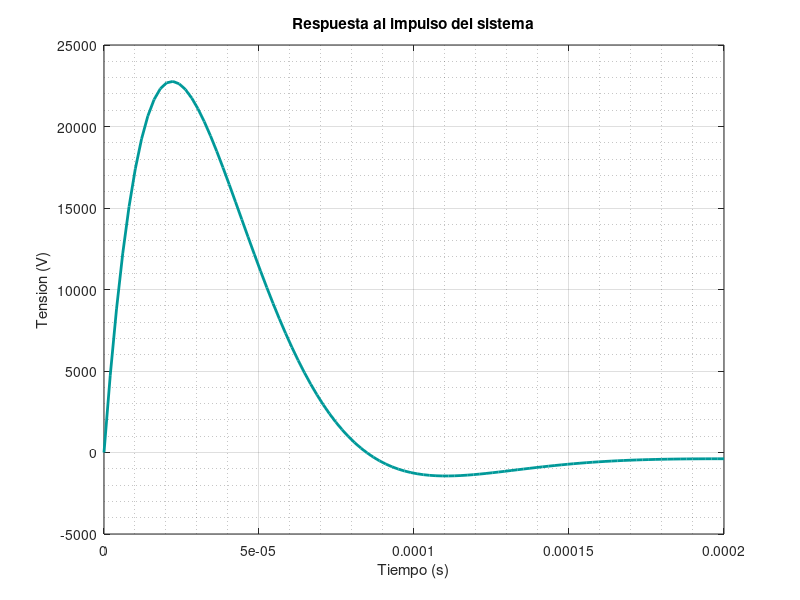

This figure's MATLAB source: (Note: this script raises an error after producing the figure.)

xcyan = (1/255)*[0,153,153];
dblue = (1/255)*[0,0,51];

t = linspace(0,0.0002);
%IMPULSO
y = exp(-35544.0*t).* ( cos(35544.0*t).*(447.4) + sin(35544.0*t).*(71554) ) +  exp(-222.2*t).* ( cos(222.1*t).*(-447.4) + sin(222.1*t).*(-2.462) );

figure(1)
plot(t, y,'linewidth',2,'color',xcyan);
title("Respuesta al impulso del sistema");
xlabel("Tiempo (s)");
ylabel("Tension (V)");
grid on
grid minor

axis([0, 2e-4, -0.5e4, 2.5e4])
ax = gca;
set(gca, 'color', dblue);
set(gcf, 'color', dblue);
ax.Title.Color = 'white';
ax.XLabel.Color = 'white';
ax.YLabel.Color = 'white';
ax.XColor = 'white';
ax.YColor = 'white';
ax.GridAlpha = 0.5;
ax.GridColor = 'white';
ax.MinorGridColor = 'white';
ax.MinorGridAlpha = 0.5;


%ESCALON
t_step = linspace(0,0.02);
y_step = exp(-35544.0*t_step) .* (- cos(35544.0*t_step) *(1.0128) - sin(35544.0*t_step) .*(1.001) ) + exp(-222.2*t_step) .* ( cos(222.1*t_step) .* (1.0128) - sin(222.1*t_step) * (1.001));

figure(2)
plot(t_step, y_step,'linewidth',2,'color',xcyan);
title("Respuesta al escalon del sistema");
xlabel("Tiempo (s)");
ylabel("Tension (V)");
grid on
grid minor

ax = gca;
set(gca, 'color', dblue);
set(gcf, 'color', dblue);
ax.Title.Color = 'white';
ax.XLabel.Color = 'white';
ax.YLabel.Color = 'white';
ax.XColor = 'white';
ax.YColor = 'white';
ax.GridAlpha = 0.5;
ax.GridColor = 'white';
ax.MinorGridColor = 'white';
ax.MinorGridAlpha = 0.5;